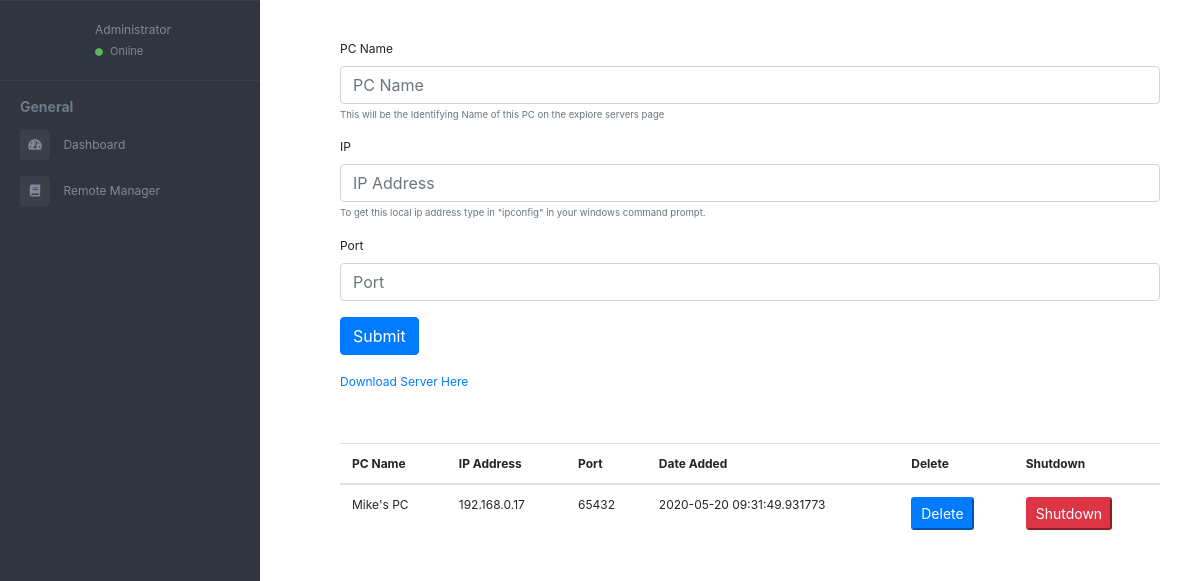
The app's page /child-node-setup, older data.
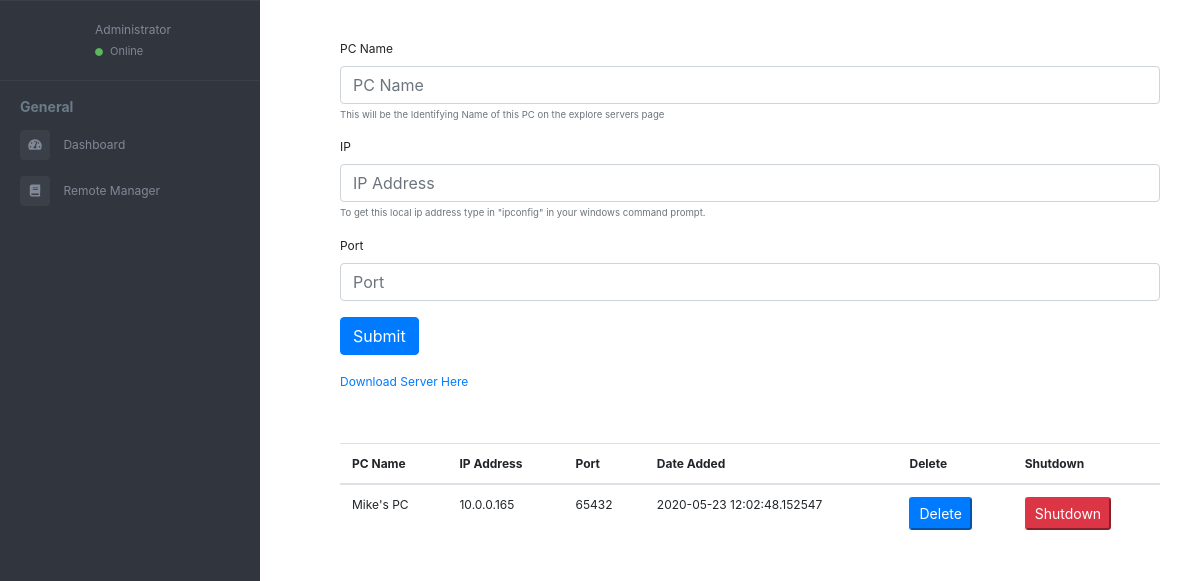
The same page, newer data.
### app/models.py (models this page shows)
class LocalNetwork(db.Model):
    id = db.Column(db.Integer, primary_key=True)
    pc_name = db.Column(db.String(64), index = True)
    ip_addr = db.Column(db.String(64), unique = True)
    port = db.Column(db.Integer)
    date_added = db.Column(db.String(120))

### app/routes.py (the view, shortened to what this page needs)
@app.route("/child-node-setup", methods = ["GET", "POST"])
def child_node_setup():
    shutdown = request.form.get("shutdown")
    if shutdown is not None:
        return redirect(url_for('shutdown_remote', pc_name = shutdown))
    delete = request.form.get("delete")
    print(delete)
    all_pcs_on_network = LocalNetwork.query.all()
    if request.method == "POST" and delete is not None:
        LocalNetwork.query.filter_by(id=int(delete)).delete()
        db.session.commit()
        return redirect(url_for("child_node_setup"))
    return render_template("child-node.html", pcs = all_pcs_on_network)

### app/templates/child-node.html (shortened to what this page needs)
{%include 'header.html'%}
  <main class="page-content">
    <div class="container-fluid">
        <form method = "POST">
            <div class="form-group">
              <label for="exampleInputEmail1">PC Name</label>
              <input type="text" class="form-control" id="pc_name" name = "pc_name" placeholder="PC Name">
              <small id="emailHelp" class="form-text text-muted">This will be the Identifying Name of this PC on the explore servers page</small>
            </div>
            <div class="form-group">
              <label for="exampleInputEmail1">IP</label>
              <input type="text" class="form-control" id="ip" name = "ip" placeholder="IP Address">
              <small id="emailHelp" class="form-text text-muted">To get this local ip address type in "ipconfig" in your windows command prompt.</small>
            </div>
            <div class="form-group">
              <label for="exampleInputPassword1">Port</label>
              <input type="text" class="form-control" id="port" name = "port" placeholder="Port">
            </div>
            <button type="submit" class="btn btn-primary">Submit</button>
            <a href="{{url_for('download_server')}}">Download Server Here</a>
    </div>
    <div class="table-responsive" id="sailorTableArea">
      <table class="table table-hover" width="100%">
          <thead>
              <tr>
                  <th>PC Name</th>
                  <th>IP Address</th>
                  <th>Port</th>
                  <th>Date Added</th>
                  <th>Delete</th>
                  <th>Shutdown</th>
              </tr>
          </thead>
          <tbody>
            {%for each in pcs%}
            <tr>
                <td>{{each.pc_name}}</td>
                <td>{{each.ip_addr}}</td>
                <td>{{each.port}}</td>
                <td>{{each.date_added}}</td>
                <td>
                  <form method = "POST">
                    <button class = "btn-primary btn-sm"" name = "delete" value = {{each.id}}>
                        Delete
                    </button>
                  </form>
                </td>
                <td>
                  <form method = "POST">
                    <button class = "btn-danger btn-sm"  name = "shutdown" value = {{each.id}}>
                        Shutdown
                    </button>
                  </form>
                </td>
            </tr>
              {%endfor%}
        </tbody>
    </table>
    </div>
  </main>
</div>
</body>
</html>

### app/templates/header.html (shortened to what this page needs)
<link href="//maxcdn.bootstrapcdn.com/bootstrap/4.0.0/css/bootstrap.min.css" rel="stylesheet" id="bootstrap-css">
<!DOCTYPE html>
<html lang="en">
<head>
    <link rel="stylesheet" href="https://maxcdn.bootstrapcdn.com/bootstrap/4.0.0/css/bootstrap.min.css"
>
    <link href="https://use.fontawesome.com/releases/v5.0.6/css/all.css" rel="stylesheet">
    <link href="/static/css/home.css" rel="stylesheet">
</head>
<body>
<div class="page-wrapper chiller-theme toggled">
  <nav id="sidebar" class="sidebar-wrapper">
    <div class="sidebar-content">
      <div class="sidebar-header">
        <div class="user-pic">
        </div>
        <div class="user-info">
          <span class="user-role">Administrator</span>
          <span class="user-status">
            <i class="fa fa-circle"></i>
            <span>Online</span>
          </span>
        </div>
      </div>
      <div class="sidebar-menu">
        <ul>
          <li class="header-menu">
            <span>General</span>
          </li>
          <li class="sidebar">
            <a href="{{url_for('dashboard')}}">
              <i class="fa fa-tachometer-alt"></i>
              <span>Dashboard</span>
            </a>
          </li>
          <li>
            <a href="{{url_for('child_node_setup')}}">
              <i class="fa fa-book"></i>
              <span>Remote Manager</span>
            </a>
          </li>
        </ul>
      </div>
    </div>
  </nav>

### app/static/css/home.css (style rules this page uses)
body { font-size: 0.9rem; }
.page-wrapper .sidebar-wrapper, .sidebar-wrapper .sidebar-brand > a, .sidebar-wrapper .sidebar-dropdown > a:after, .sidebar-wrapper .sidebar-menu .sidebar-dropdown .sidebar-submenu li a:before, .sidebar-wrapper ul li a i, .page-wrapper .page-content, .sidebar-wrapper .sidebar-search input.search-menu, .sidebar-wrapper .sidebar-search .input-group-text, .sidebar-wrapper .sidebar-menu ul li a, #show-sidebar, #close-sidebar { -webkit-transition: all 0.3s ease; -moz-transition: all 0.3s ease; -ms-transition: all 0.3s ease; -o-transition: all 0.3s ease; transition: all 0.3s ease; }
.page-wrapper { height: 100vh; }
.page-wrapper.toggled .sidebar-wrapper { left: 0px; }
@media screen and (min-width: 768px) { .page-wrapper.toggled .page-content { padding-left: 300px; } }
.sidebar-wrapper { width: 260px; height: 100%; max-height: 100%; position: fixed; top: 0; left: -300px; z-index: 999; }
.sidebar-wrapper ul { list-style-type: none; padding: 0; margin: 0; }
.sidebar-wrapper a { text-decoration: none; }
.sidebar-content { max-height: calc(100% - 30px); height: calc(100% - 30px); overflow-y: auto; position: relative; }
.sidebar-wrapper .sidebar-header { padding: 20px; overflow: hidden; }
.sidebar-wrapper .sidebar-header .user-pic { float: left; width: 60px; padding: 2px; border-radius: 12px; margin-right: 15px; overflow: hidden; }
.sidebar-wrapper .sidebar-header .user-info { float: left; }
.sidebar-wrapper .sidebar-header .user-info > span { display: block; }
.sidebar-wrapper .sidebar-header .user-info .user-role { font-size: 12px; }
.sidebar-wrapper .sidebar-header .user-info .user-status { font-size: 11px; margin-top: 4px; }
.sidebar-wrapper .sidebar-header .user-info .user-status i { font-size: 8px; margin-right: 4px; color: #5cb85c; }
.sidebar-wrapper .sidebar-menu { padding-bottom: 10px; }
.sidebar-wrapper .sidebar-menu .header-menu span { font-weight: bold; font-size: 14px; padding: 15px 20px 5px 20px; display: inline-block; }
.sidebar-wrapper .sidebar-menu ul li a { display: inline-block; width: 100%; text-decoration: none; position: relative; padding: 8px 30px 8px 20px; }
.sidebar-wrapper .sidebar-menu ul li a i { margin-right: 10px; font-size: 12px; width: 30px; height: 30px; line-height: 30px; text-align: center; border-radius: 4px; }
.page-wrapper .page-content { display: inline-block; width: 100%; padding-left: 0px; padding-top: 20px; }
.page-wrapper .page-content > div { padding: 20px 40px; }
.page-wrapper .page-content { overflow-x: hidden; }
.chiller-theme .sidebar-wrapper { background: #31353D; }
.chiller-theme .sidebar-wrapper .sidebar-header, .chiller-theme .sidebar-wrapper .sidebar-search, .chiller-theme .sidebar-wrapper .sidebar-menu { border-top: 1px solid #3a3f48; }
.chiller-theme .sidebar-wrapper .sidebar-header .user-info .user-role, .chiller-theme .sidebar-wrapper .sidebar-header .user-info .user-status, .chiller-theme .sidebar-wrapper .sidebar-search input.search-menu, .chiller-theme .sidebar-wrapper .sidebar-search .input-group-text, .chiller-theme .sidebar-wrapper .sidebar-brand>a, .chiller-theme .sidebar-wrapper .sidebar-menu ul li a, .chiller-theme .sidebar-footer>a { color: #818896; }
.chiller-theme .sidebar-wrapper .sidebar-menu ul li:hover>a, .chiller-theme .sidebar-wrapper .sidebar-menu .sidebar-dropdown.active>a, .chiller-theme .sidebar-wrapper .sidebar-header .user-info, .chiller-theme .sidebar-wrapper .sidebar-brand>a:hover, .chiller-theme .sidebar-footer>a:hover i { color: #b8bfce; }
.chiller-theme .sidebar-wrapper .sidebar-menu ul li a i, .chiller-theme .sidebar-wrapper .sidebar-menu .sidebar-dropdown div, .chiller-theme .sidebar-wrapper .sidebar-search input.search-menu, .chiller-theme .sidebar-wrapper .sidebar-search .input-group-text { background: #3a3f48; }
.chiller-theme .sidebar-wrapper .sidebar-menu .header-menu span { color: #6c7b88; }

### app/templates/child-node.html (style rules this page uses)
body { font-size:12px; }
.table { font-size:12px !important; }
td { padding-left:50px; }

Row changes from the older to the newer data that the page shows:
changed LocalNetwork "Mike's PC": ip_addr "192.168.0.17" → "10.0.0.165"; date_added "2020-05-20 09:31:49.931773" → "2020-05-23 12:02:48.152547"
